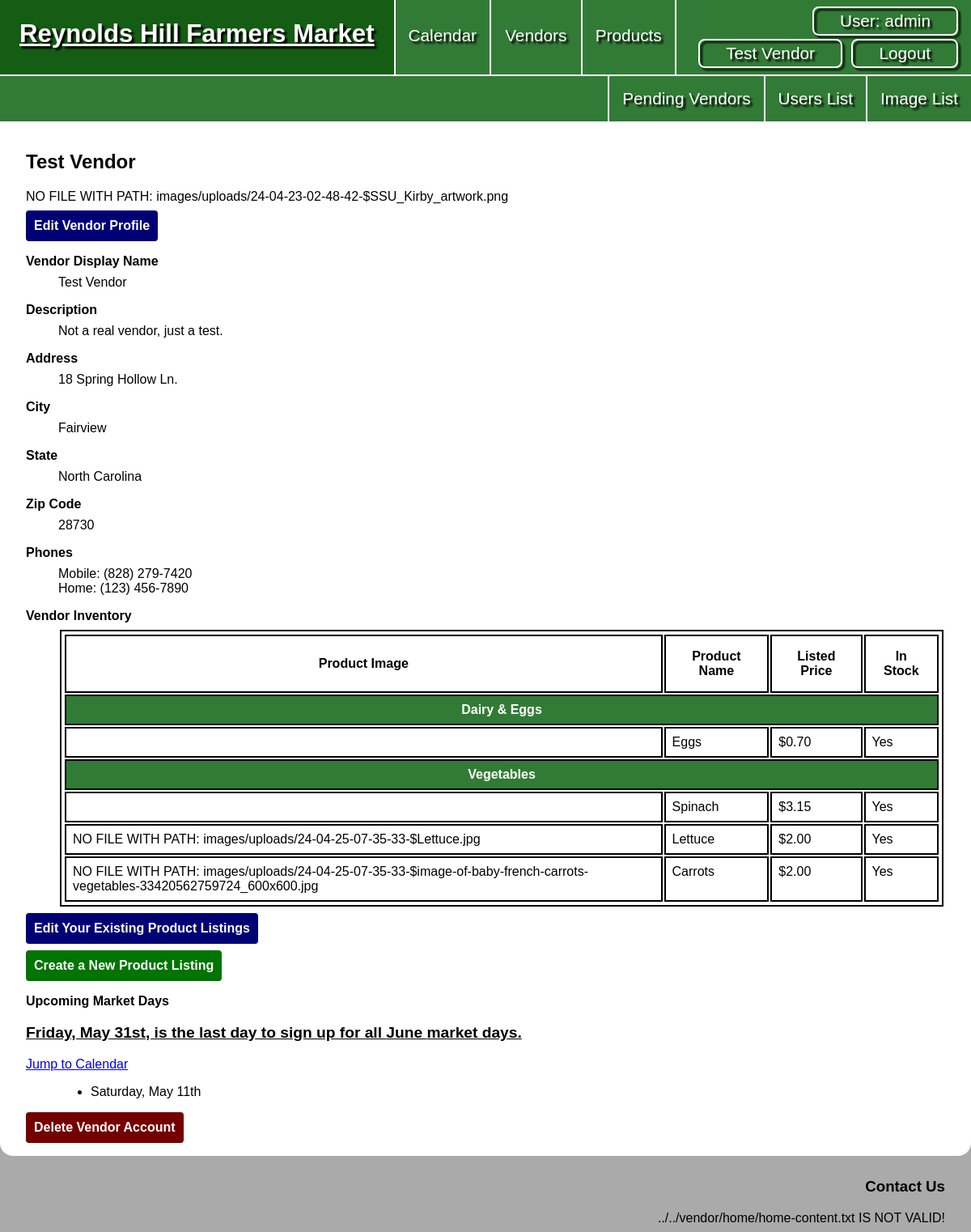
/vendors/user_view.php?id=1 (signed in), run on an earlier commit of the app's database.
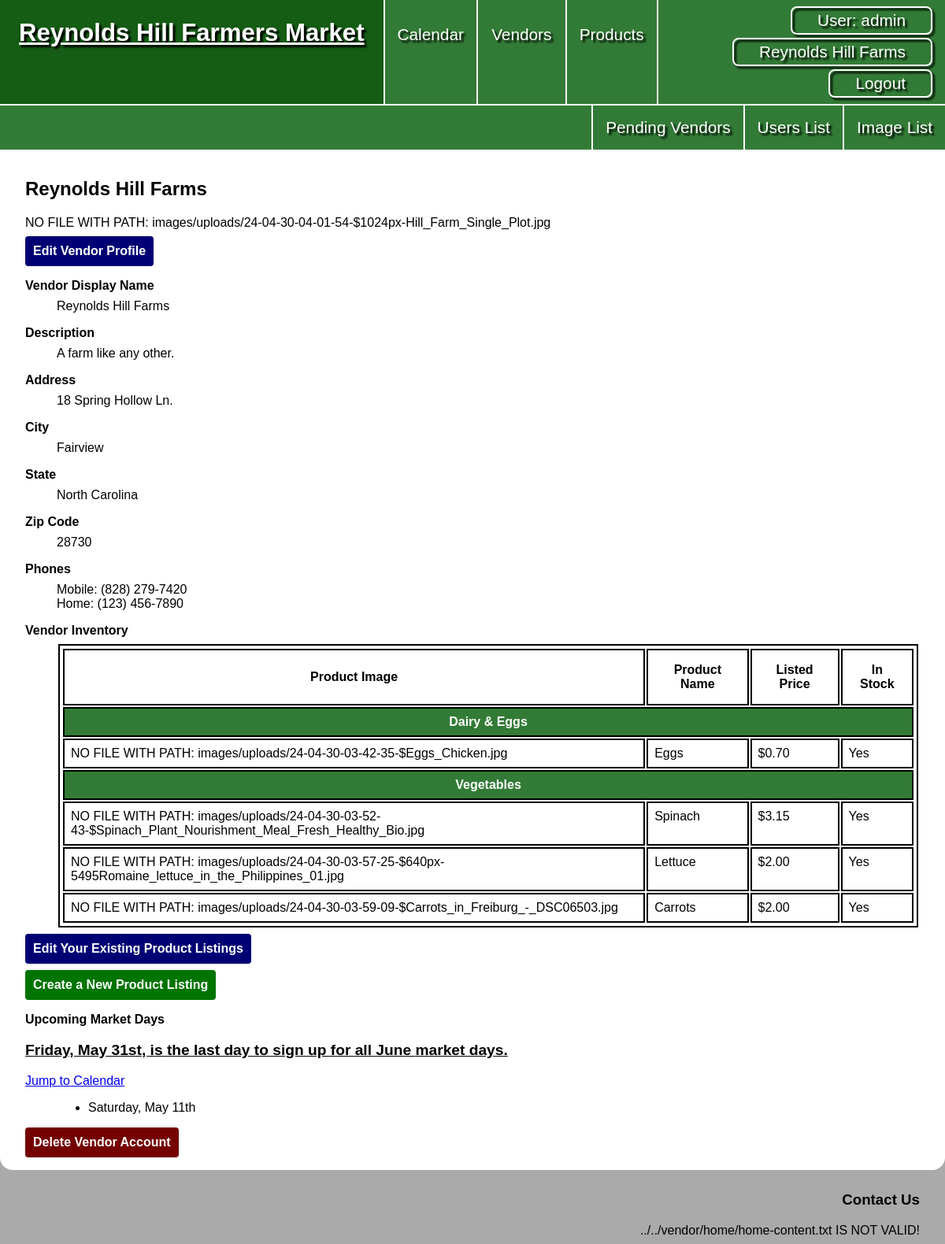
And on a later commit of the database.
### tables this page shows
CREATE TABLE `vendors` (
  `vendor_id` int NOT NULL,
  `vd_user_id` int DEFAULT NULL,
  `vendor_display_name` varchar(50) NOT NULL,
  `vendor_desc` text NOT NULL,
  `address` varchar(255) NOT NULL,
  `city` varchar(255) NOT NULL,
  `vd_state_id` int NOT NULL,
  `zip` int NOT NULL,
  `is_pending` tinyint(1) NOT NULL
);

CREATE TABLE `images` (
  `image_id` int NOT NULL,
  `im_user_id` int NOT NULL,
  `content` varchar(255) NOT NULL,
  `upload_date` datetime NOT NULL DEFAULT CURRENT_TIMESTAMP,
  `alt_text` text,
  `im_vendor_id` int DEFAULT NULL,
  `im_product_id` int DEFAULT NULL,
  `image_purpose` varchar(255) DEFAULT NULL
);

CREATE TABLE `phone_numbers` (
  `phone_id` int NOT NULL,
  `ph_vendor_id` int NOT NULL,
  `phone_number` char(10) NOT NULL,
  `phone_type` enum('home','mobile','work') NOT NULL
);

CREATE TABLE `vendor_inventory` (
  `inventory_id` int NOT NULL,
  `inv_vendor_id` int NOT NULL,
  `inv_product_id` int NOT NULL,
  `listing_price` decimal(10,2) DEFAULT NULL,
  `in_stock` tinyint(1) NOT NULL
);

CREATE TABLE `products` (
  `product_id` int NOT NULL,
  `prd_category_id` int NOT NULL,
  `product_name` varchar(50) NOT NULL
);

CREATE TABLE `calendar` (
  `calendar_id` int NOT NULL,
  `date` date NOT NULL
);

### private/functions.php (called while the page is built, shortened)
<?php
function url_for($script_path) {
  if($script_path[0] != '/') {
    $script_path = "/" . $script_path;
  }
  return WWW_ROOT . $script_path;
}
function path_to_public() {
  $current_location = $_SERVER['REQUEST_URI'];
  $path_here_from_public = substr(strstr($current_location, '/public/'), 8);
  $num_folders = substr_count($path_here_from_public, '/');
  $path_back_to_public = '';
  $counter = 0;
  return $path_back_to_public;
}
function u($string="") {
  return urlencode($string);
}
function h($string="") {
  return htmlspecialchars($string);
}
?>

### private/initialize.php (called while the page is built, shortened)
<?php
  require_once('functions.php');
  require_once('classes/Session.class.php');
  require_once('classes/DatabaseObject.class.php');
  require_once('classes/CalendarDate.class.php');
  require_once('classes/Product.class.php');
  require_once('classes/Vendor.class.php');
  require_once('classes/VendorInventory.class.php');
  require_once('classes/Image.class.php');
  $session = new Session;
?>

### private/classes/Session.class.php (called while the page is built, shortened)
<?php
class Session
{
  private $user_id;
  private $last_login;
  public $active_vendor_id;
  public function is_logged_in() {
    return isset($this->user_id) && $this->last_login_is_recent();
  }
  public function has_vendor() {
    return isset($this->active_vendor_id);
  }
  private function check_stored_login() {
    if (isset($_SESSION['user_id'])) {
      $this->user_id = $_SESSION['user_id'];
      $this->last_login = $_SESSION['last_login'];
      $this->active_vendor_id = $_SESSION['active_vendor_id'];
      $this->active_vendor_name = $_SESSION['active_vendor_name'];
      $this->is_pending = $_SESSION['is_pending'];
    }
  }
  private function last_login_is_recent() {
    if (!isset($this->last_login)) {
      return false;
    } else if (($this->last_login + self::MAX_LOGIN_AGE) < time()) {
      return false;
    } else {
      return true;
    }
  }
  public function get_user_id() {
    return $this->user_id;
  }
}

### private/classes/DatabaseObject.class.php (called while the page is built, shortened)
<?php
class DatabaseObject {
  static protected $database;
  static public function set_database($database) {
    self::$database = $database;
  }
  static public function find_by_sql($sql) {
    $result = self::$database->query($sql);
    $object_array = [];
    while($record = $result->fetch_assoc()) {
      $object_array[] = static::instantiate($record);
    }
    if(count($object_array) > 0){
      return $object_array;
    } else {
      return false;
    }
  }
  static protected function instantiate($record) {
    $object = new static;
    foreach($record as $property => $value) {
      if(property_exists($object, $property)) {
        $object->$property = $value;
      }
    }
    return $object;
  }
}
?>

### private/classes/Vendor.class.php (called while the page is built, shortened)
<?php
class Vendor extends DatabaseObject
{
  static protected $table_name = 'vendors';
  public $vendor_id;
  public $vd_state_id;
  public function __construct($args = [])
  {
    $this->vd_state_id = $args['vd_state_id'] ?? '';
  }
  public function populate_state()
  {
    $sql = "SELECT state_name ";
    $sql .= "FROM states ";
    $sql .= "WHERE state_id = " . $this->vd_state_id . ";";
    $result = self::$database->query($sql);
  }
  public function populate_phones()
  {
    $sql = "SELECT phone_id, phone_number, phone_type ";
    $sql .= "FROM phone_numbers ";
    $sql .= "WHERE ph_vendor_id =" . $this->vendor_id . ";";
    $result = self::$database->query($sql);
    while ($row = $result->fetch_assoc()) {
      foreach ($row as $property => $value) {
        if ($property === 'phone_id') {
          $phone_id = $value;
        } elseif ($property === 'phone_number') {
          $phone_number = $value;
        } elseif ($property === 'phone_type') {
          $phone_type = $value;
        }
      }
    }
  }
  public function populate_dates()
  {
    $this->listed_dates = CalendarDate::find_by_vendor($this->vendor_id);
  }
  public function populate_inventory()
  {
    $this->vendor_inventory = VendorInventory::find_by_vendor($this->vendor_id);
  }
  static public function populate_full($vendor_id)
  {
    $sql = "SELECT * FROM " . static::$table_name . " ";
    $sql .= "WHERE vendor_id = " . $vendor_id . ";";
    $vendor_object = static::find_by_sql($sql)[0];
    $vendor_object->populate_state();
    $vendor_object->populate_phones();
    $vendor_object->populate_inventory();
    $vendor_object->populate_dates();
    return $vendor_object;
  }
}

### private/classes/Product.class.php (called while the page is built, shortened)
<?php
class Product extends DatabaseObject {
  static public function find_by_id($product_id) {
    $sql = "SELECT p.product_id, p.prd_category_id, c.category_name, p.product_name ";
    $sql .= "FROM products p, product_categories c ";
    $sql .= "WHERE p.prd_category_id = c.category_id ";
    $sql .= "AND p.product_id = '" . $product_id . "';";
    $result = static::find_by_sql($sql);
    if($result){
      return $result[0];
    } else {
      return false;
    }
  }
}
?>

### private/classes/CalendarDate.class.php (called while the page is built, shortened)
<?php
class CalendarDate extends DatabaseObject {
  static public function next_month_name(){
    return date('F', CalendarDate::month_first_day(CalendarDate::current_month_number()+1));
  }
  static public function current_month_number(){
    return date('m');
  }
  static public function current_year(){
    return date('Y');
  }
  static public function month_first_day($monthNumber = NULL, $year = NULL){
    $monthNumber = ($monthNumber) ? $monthNumber : static::current_month_number();
    $year = ($year) ? $year : static::current_year();
    $firstDay = mktime(0, 0 , 0, $monthNumber, 1, $year);
    return $firstDay;
  }
  static public function days_in_month($monthNumber = NULL, $year = NULL){
    $monthNumber = ($monthNumber) ? $monthNumber : static::current_month_number();
    $year = ($year) ? $year : static::current_year();
    $firstDay = static::month_first_day($monthNumber, $year);
    $daysInMonth = date('t', $firstDay);
    return $daysInMonth;
  }
  static public function last_day_in_this_month() {
    $monthNumber = static::current_month_number();
    $year = static::current_year();
    return  mktime(0, 0, 0, $monthNumber, CalendarDate::days_in_month(), $year);
  }
  static public function find_date_by_sql($sql) {
    $result = self::$database->query($sql);
    $object_array = [];
    while($row = $result->fetch_assoc()) {
      $object = new static;
      foreach($row as $property => $value) {
        if(property_exists($object, $property)) {
          $object->$property = $value;
        }
      }
    $object_array[$object->calendar_id] = $object;
    }
    return $object_array;
  }
  static public function find_by_vendor($vendor_id) {
    $sql = "SELECT c.calendar_id, c.date ";
    $sql .= "FROM calendar c, calendar_listing li ";
    $sql .= "WHERE c.calendar_id = li.li_calendar_id ";
    $sql .= "AND li.li_vendor_id = " . $vendor_id . " ";
    $sql .= "AND c.date >= '" . date("Y-m-d") . "';";
    return static::find_date_by_sql($sql);
  }
}
?>

### public/vendors/user_view.php (the view, shortened to what the changed rows need)
<?php require_once('../../private/initialize.php'); ?>
<?php
$vendor_id = h($_GET['id']);
$vendor = Vendor::populate_full($vendor_id);
$vendor_images = Image::find_by_vendor($vendor_id);
if ($vendor_images) {
  $profile_images = Image::filter_by_purpose($vendor_images, "profile");
  $inventory_images = Image::filter_by_purpose($vendor_images, "inventory");
  if ($inventory_images) {
    $inventory_images_by_product_id = [];
    foreach ($inventory_images as $image) {
      $inventory_images_by_product_id[$image->im_product_id] = $image;
    }
  }
}
?>
<?php include(SHARED_PATH . '/public_header.php'); ?>
<main class="show">
  <h2><?php echo $vendor->vendor_display_name; ?></h2>
  <?php
  if (isset($profile_images)) {
    foreach ($profile_images as $profile_image) {
      $profile_image->print_image(600, 400);
    }
  }
  ?>
  <a href="<?php echo url_for('/vendors/edit.php?id=' . h(u($vendor_id))); ?>" class="edit-button">Edit Vendor Profile</a>
  <dl>
    <dt>Vendor Display Name</dt>
    <dd><?php echo $vendor->vendor_display_name; ?></dd>
    <dt>Description</dt>
    <dd><?php echo (!is_blank($vendor->vendor_desc)) ? $vendor->vendor_desc : 'This vendor does not currently have a description.'; ?></dd>
    <dt>Address</dt>
    <dd><?php echo $vendor->address; ?></dd>
    <dt>City</dt>
    <dd><?php echo $vendor->city; ?></dd>
    <dt>State</dt>
    <dd><?php echo $vendor->state; ?></dd>
    <dt>Zip Code</dt>
    <dd><?php echo $vendor->zip; ?></dd>
    <dt>Phones</dt>
    <?php
    if (count($vendor->phone_numbers) > 0) {
      foreach ($vendor->phone_numbers as $phone) {
        echo "<dd>" . ucwords($phone['phone_type']) . ": " . Vendor::phone_to_string($phone['phone_number']) . "</dd>";
      }
    } else {
      echo '<dd>This vendor does not currently have any listed phone numbers.</dd>';
    }
    ?>
    <dt>Vendor Inventory</dt>
    <dd>
      <?php
      if ($vendor->vendor_inventory) {
        $sorted_inventory_array = VendorInventory::sort_into_categories($vendor->vendor_inventory);
        if ($sorted_inventory_array) {
          VendorInventory::create_products_table($sorted_inventory_array, $inventory_images_by_product_id ?? []);
        }
      } else {
        echo '<p>This vendor does not currently have any listed inventory.</p>';
      }
      ?>
    </dd>
    <?php if ($vendor->vendor_inventory) { ?>
      <a href="<?php echo url_for('/vendor_inventory/edit.php?id=' . h(u($vendor_id))); ?>" class="edit-button">Edit Your Existing Product Listings</a>
    <?php
    } ?>
    <a href="<?php echo url_for('/vendor_inventory/create.php?id=' . h(u($vendor_id))); ?>" class="create-button">Create a New Product Listing</a>
    <dt>Upcoming Market Days</dt>
    <p class="sign-up-warning"><?php echo date('l, F jS', CalendarDate::last_day_in_this_month()); ?>, is the last day to sign up for all <?php echo CalendarDate::next_month_name(); ?> market days.</p>
    <a href="<?php echo url_for('calendar.php'); ?>">Jump to Calendar</a>
    <dd>
      <ul>
        <?php
        if (count($vendor->listed_dates) > 0) {
          foreach ($vendor->listed_dates as $listed_date) {
            echo "<li>" . $listed_date->print_date() . "</li>";
          }
        } else {
          echo '<p>This vendor has not currently marked themselves as attending any market days.</p>';
        }
        ?>
      </ul>
    </dd>
  </dl>
  <a href="<?php echo url_for('/vendors/delete.php?id=' . $vendor_id); ?>" class="delete-button">Delete Vendor Account</a>
</main>
<?php include(SHARED_PATH . '/public_footer.php'); ?>

### private/shared/public_header.php (shortened to what the changed rows need)
<!DOCTYPE html>
<html lang="en">
<head>
  <link rel="stylesheet" href="<?php echo url_for("/css/styles.css"); ?>">
</head>
<body>
  <div id="wrapper">
    <header>
      <nav>
        <a href="<?php echo url_for('/index.php') ?>">
          <h1>Reynolds Hill Farmers Market</h1>
        </a>
        <ul>
          <?php
          if ($session->is_logged_in()) { ?>
            <li id="logged-in">
              <a href="<?php echo url_for('/users/show.php?id=' . $session->get_user_id()); ?>"><span>User: <?php echo $session->display_name; ?></span></a>
              <?php
                if($session->has_vendor() && !$session->is_pending ){
                  echo '<a href="' . url_for('/vendors/user_view.php?id=' . $session->active_vendor_id) . '">' . $session->active_vendor_name . '</a>';
                }
              ?>
              <a href="<?php echo url_for('/logout.php'); ?>">Logout</a>
            </li>
          <?php }
          else { ?>
            <li><a href="<?php echo url_for('/signup.php') ?>">Become a Vendor</a></li>
            <li><a href="<?php echo url_for('/login.php') ?>">Login</a></li>
          <?php } ?>
        </ul>
      </nav>
    </header>

### private/classes/Image.class.php (shortened to what the changed rows need)
<?php
class Image extends DatabaseObject {
  static protected $table_name = 'images';
  public $content;
  static public $public_image_path = 'images/uploads/';
  static public function find_by_vendor($vendor_id) {
    $sql = "SELECT * FROM " . static::$table_name . " ";
    $sql .= "WHERE im_vendor_id = '" . $vendor_id . "';";
    return static::find_by_sql($sql);
  }
  public function print_image($max_width, $max_height, $grow=true) {
    if(!file_exists(path_to_public() . Image::$public_image_path . $this->content)) {
      echo "NO FILE WITH PATH: " . path_to_public() . Image::$public_image_path . $this->content;
      return false;}
  }
  static public function filter_by_purpose($image_array, $purpose) {
    $filtered_images = [];
    foreach($image_array as $image) {
      if($image->image_purpose == $purpose) {
        $filtered_images[] = $image;
      }
    }
    if(count($filtered_images) > 0) {
      return $filtered_images;
    } else {
      return false;
    }
  }
}

### private/classes/VendorInventory.class.php (shortened to what the changed rows need)
<?php
class VendorInventory extends DatabaseObject {
  static protected $table_name = 'vendor_inventory';
  public $inv_product_id;
  public function populate_product(){
    $this->product = Product::find_by_id($this->inv_product_id);
  }
  static public function find_by_vendor($vendor_id){
    $sql = "SELECT * FROM " . static::$table_name . " ";
    $sql .= "WHERE inv_vendor_id = '" . $vendor_id . "';";
    $obj_array = static::find_by_sql($sql);
    if(!empty($obj_array)) {
      foreach($obj_array as $vendorInventory){
        $vendorInventory->populate_product();
      }
      return $obj_array;
    } else {
      return false;
    }
  }
  static public function create_products_table($sorted_inventory_array, $inventory_images_by_product_id = []) {
    $has_images = false;
    if(count($inventory_images_by_product_id) > 0) {
      $has_images = true;
    }
    echo "<table>";
    echo "<tr>";
    if($has_images) {
      echo "<th>Product Image</th>";
    }
    echo "<th>Product Name</th>";
    echo "<th>Listed Price</th>";
    echo "<th>In Stock</th>";
    echo "</tr>";
    foreach($sorted_inventory_array as $category => $products){
      echo "<tr>";
      echo '<td class="product-category" colspan="'. (($has_images) ? 4 : 3) .'">' . $category . '</td>';
      echo "</tr>";
      foreach($products as $inventory_listing) {
        echo "<tr>";
        if($has_images) {
          echo "<td>";
          if(array_key_exists($inventory_listing->inv_product_id, $inventory_images_by_product_id)) {
            $inventory_images_by_product_id[$inventory_listing->inv_product_id]->print_image(200, 200);
          }
          echo "</td>";
        }
        echo "<td>" . $inventory_listing->product->product_name . "</td>";
        echo "<td>$" . $inventory_listing->listing_price . "</td>";
        echo "<td>" . ($inventory_listing->in_stock ? "Yes" : "No") . "</td>";
        echo "</tr>";
      }
    }
    echo "</table>";
  }
}
?>

What changed in the data, as far as the page shows it:
removed images: content "24-04-23-02-48-42-$SSU_Kirby_artwork.png"
removed images: content "24-04-25-07-35-33-$Lettuce.jpg"
removed images: content "24-04-25-07-35-33-$image-of-baby-french-carrots-vegetables-33420562759724_600x600.jpg"
changed vendors "18 Spring Hollow Ln.": vendor_display_name "Test Vendor" → "Reynolds Hill Farms"; vendor_desc "Not a real vendor, just a test." → "A farm like any other."
added images: content "24-04-30-04-01-54-$1024px-Hill_Farm_Single_Plot.jpg"
added images: content "24-04-30-03-42-35-$Eggs_Chicken.jpg"
added images: content "24-04-30-03-52-43-$Spinach_Plant_Nourishment_Meal_Fresh_Healthy_Bio.jpg"
added images: content "24-04-30-03-57-25-$640px-5495Romaine_lettuce_in_the_Philippines_01.jpg"
added images: content "24-04-30-03-59-09-$Carrots_in_Freiburg_-_DSC06503.jpg"
Also different on the page:
new list line: "NO FILE WITH PATH:"
